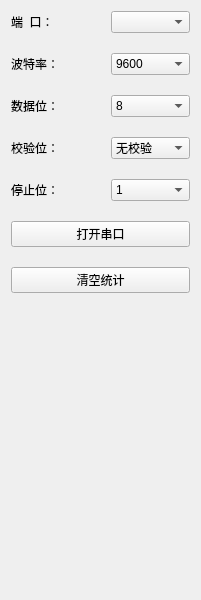
<?xml version="1.0" encoding="UTF-8"?>
<ui version="4.0">
 <class>SerialTool</class>
 <widget class="QWidget" name="SerialTool">
  <property name="geometry">
   <rect>
    <x>0</x>
    <y>0</y>
    <width>200</width>
    <height>600</height>
   </rect>
  </property>
  <property name="windowTitle">
   <string>Form</string>
  </property>
  <layout class="QGridLayout" name="gridLayout">
   <property name="spacing">
    <number>20</number>
   </property>
   <item row="0" column="0">
    <widget class="QLabel" name="PortLab">
     <property name="text">
      <string>端  口：</string>
     </property>
    </widget>
   </item>
   <item row="0" column="1">
    <widget class="QComboBox" name="PortCbox"/>
   </item>
   <item row="1" column="0">
    <widget class="QLabel" name="BaudLab">
     <property name="text">
      <string>波特率：</string>
     </property>
    </widget>
   </item>
   <item row="1" column="1">
    <widget class="QComboBox" name="BaudCbox">
     <item>
      <property name="text">
       <string>9600</string>
      </property>
     </item>
     <item>
      <property name="text">
       <string>19200</string>
      </property>
     </item>
     <item>
      <property name="text">
       <string>38400</string>
      </property>
     </item>
     <item>
      <property name="text">
       <string>57600</string>
      </property>
     </item>
     <item>
      <property name="text">
       <string>115200</string>
      </property>
     </item>
     <item>
      <property name="text">
       <string>460800</string>
      </property>
     </item>
     <item>
      <property name="text">
       <string>500000</string>
      </property>
     </item>
     <item>
      <property name="text">
       <string>576000</string>
      </property>
     </item>
     <item>
      <property name="text">
       <string>921600</string>
      </property>
     </item>
     <item>
      <property name="text">
       <string>1000000</string>
      </property>
     </item>
     <item>
      <property name="text">
       <string>1152000</string>
      </property>
     </item>
     <item>
      <property name="text">
       <string>1500000</string>
      </property>
     </item>
     <item>
      <property name="text">
       <string>2000000</string>
      </property>
     </item>
     <item>
      <property name="text">
       <string>2500000</string>
      </property>
     </item>
     <item>
      <property name="text">
       <string>3000000</string>
      </property>
     </item>
     <item>
      <property name="text">
       <string>3500000</string>
      </property>
     </item>
     <item>
      <property name="text">
       <string>4000000</string>
      </property>
     </item>
    </widget>
   </item>
   <item row="2" column="0">
    <widget class="QLabel" name="DataBitLab">
     <property name="text">
      <string>数据位：</string>
     </property>
    </widget>
   </item>
   <item row="2" column="1">
    <widget class="QComboBox" name="DataBitCbox">
     <item>
      <property name="text">
       <string>8</string>
      </property>
     </item>
     <item>
      <property name="text">
       <string>7</string>
      </property>
     </item>
     <item>
      <property name="text">
       <string>6</string>
      </property>
     </item>
     <item>
      <property name="text">
       <string>5</string>
      </property>
     </item>
    </widget>
   </item>
   <item row="3" column="0">
    <widget class="QLabel" name="CheckBitLab">
     <property name="text">
      <string>校验位：</string>
     </property>
    </widget>
   </item>
   <item row="3" column="1">
    <widget class="QComboBox" name="CheckBitCbox">
     <item>
      <property name="text">
       <string>无校验</string>
      </property>
     </item>
     <item>
      <property name="text">
       <string>偶校验</string>
      </property>
     </item>
     <item>
      <property name="text">
       <string>奇校验</string>
      </property>
     </item>
    </widget>
   </item>
   <item row="4" column="0">
    <widget class="QLabel" name="StopBitLab">
     <property name="text">
      <string>停止位：</string>
     </property>
    </widget>
   </item>
   <item row="4" column="1">
    <widget class="QComboBox" name="StopBitCbox">
     <item>
      <property name="text">
       <string>1</string>
      </property>
     </item>
     <item>
      <property name="text">
       <string>2</string>
      </property>
     </item>
     <item>
      <property name="text">
       <string>1.5</string>
      </property>
     </item>
    </widget>
   </item>
   <item row="5" column="0" colspan="2">
    <widget class="QPushButton" name="SwitchPortPbtn">
     <property name="text">
      <string>打开串口</string>
     </property>
    </widget>
   </item>
   <item row="6" column="0" colspan="2">
    <widget class="QPushButton" name="CleanStatsPbtn">
     <property name="text">
      <string>清空统计</string>
     </property>
    </widget>
   </item>
   <item row="7" column="0" colspan="2">
    <spacer name="verticalSpacer">
     <property name="orientation">
      <enum>Qt::Vertical</enum>
     </property>
     <property name="sizeHint" stdset="0">
      <size>
       <width>179</width>
       <height>293</height>
      </size>
     </property>
    </spacer>
   </item>
  </layout>
 </widget>
 <resources/>
 <connections/>
</ui>
